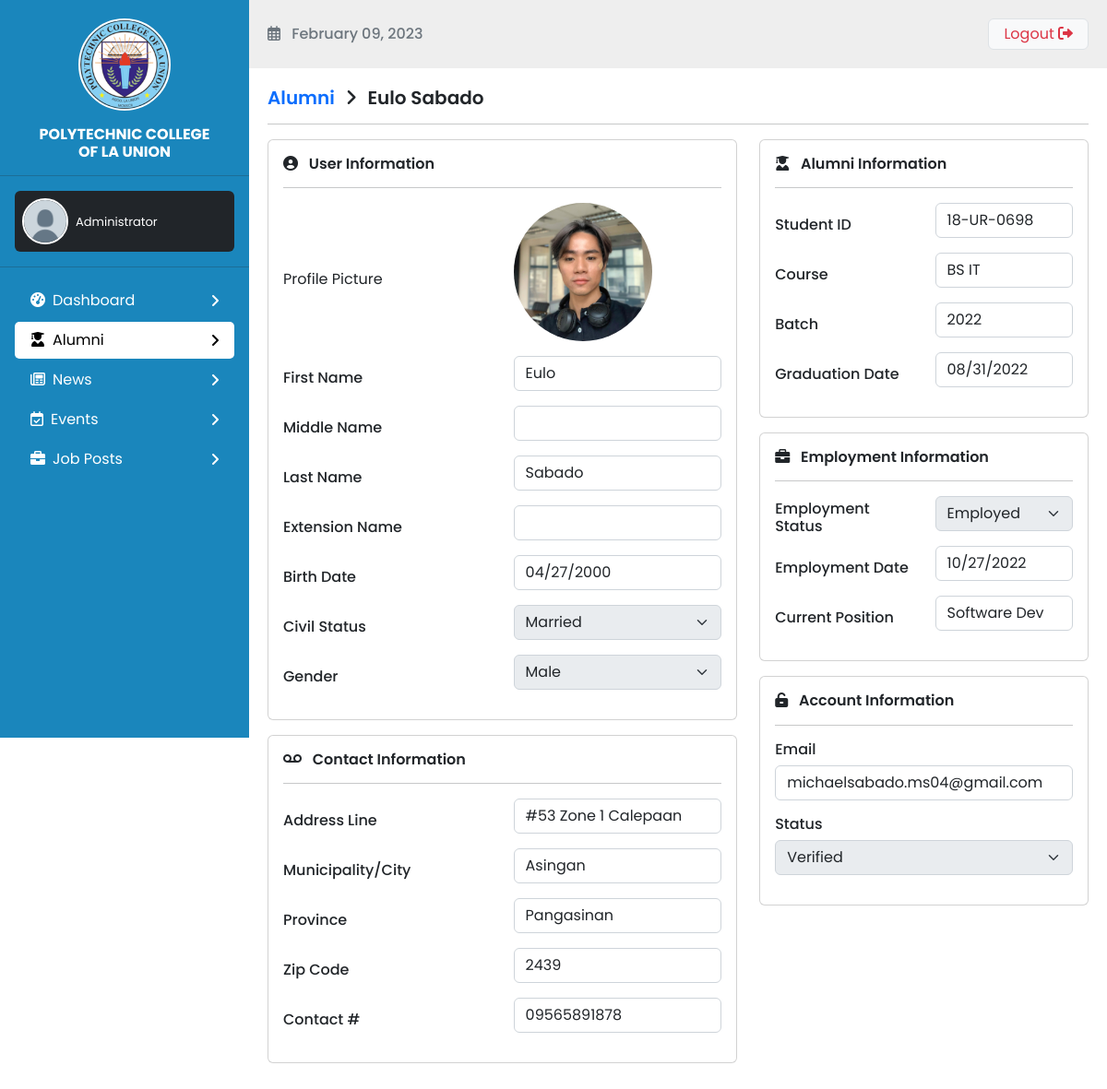
Screenshot of /admin/alumni-view.php?id=1 with the database file from the repository.
### tables this page shows
CREATE TABLE `users` (
  `id` int(11) NOT NULL,
  `first_name` varchar(50) NOT NULL,
  `middle_name` varchar(50) DEFAULT NULL,
  `last_name` varchar(50) NOT NULL,
  `extension_name` varchar(10) DEFAULT NULL,
  `birth_date` date NOT NULL,
  `civil_status` int(11) NOT NULL,
  `gender` int(11) NOT NULL,
  `address_line` varchar(100) NOT NULL,
  `muncity` varchar(50) NOT NULL,
  `province` varchar(50) NOT NULL,
  `zip_code` int(11) NOT NULL,
  `contact` varchar(15) NOT NULL,
  `email` varchar(100) NOT NULL,
  `course` int(11) NOT NULL,
  `batch` int(11) NOT NULL,
  `student_id` varchar(15) NOT NULL,
  `graduation_date` date NOT NULL,
  `employment_status` int(11) NOT NULL,
  `employment_date_first` date DEFAULT NULL,
  `employment_date_current` date DEFAULT NULL,
  `current_position` varchar(50) DEFAULT NULL,
  `password` mediumtext NOT NULL,
  `picture` mediumtext NOT NULL,
  `is_verified` int(11) NOT NULL
);

CREATE TABLE `courses` (
  `id` int(11) NOT NULL,
  `description` varchar(100) NOT NULL,
  `department_id` int(11) NOT NULL
);

### classes/user.php (called while the page is built, shortened)
<?php
require_once '../db/db_config.php';
class User
{
    public static function getUser($id)
    {
        global $conn;
        $sql = "SELECT a.*, b.description as course, c.description as department FROM users a INNER JOIN courses b ON a.course = b.id INNER JOIN departments c ON b.department_id = c.id WHERE a.id = $id";
        $results = $conn->query($sql);
        return $results;
    }
}

### admin/alumni-view.php (the view, shortened to what this page needs)
<?php
require_once '../classes/user.php';
$id = $_GET['id'];
$usersResult = User::getUser($id);
if ($usersResult->num_rows > 0) {
    $user = $usersResult->fetch_assoc();
} else {
    header('Location: alumni');
}
?>
<!DOCTYPE html>
<html lang="en">
<head>
    <?php include_once '../templates/header.php' ?>
    <link rel="stylesheet" href="admin.css?">
</head>
<body>
    <div id="a-wrapper">
        <?php include_once '../templates/admin_sidebar.php' ?>
        <div id="a-main">
            <?php include_once '../templates/admin_nav.php' ?>
            <div id="content">
                <div class="h5 fw-bold"><a href="alumni" class="text-decoration-none">Alumni</a> <i class="fas fa-angle-right mx-2"></i> <?= $user['first_name'] . ' ' . $user['last_name'] ?></div>
                <hr>
                <div class="row">
                    <div class="col-md-7">
                        <div class="card mb-3">
                            <div class="card-body">
                                <div class="h6 fw-bold"><i class="fas fa-user-circle me-2"></i> User Information</div>
                                <hr>
                                <div class="row align-items-center">
                                    <div class="col-md-6">
                                        Profile Picture
                                    </div>
                                    <div class="col-md-6">
                                        <img src="../uploads/profile/<?= $user['picture'] ?>" alt="" id="user-profile" class="mb-3">
                                    </div>
                                    <div class="col-md-6">
                                        <div class="h6">First Name</div>
                                    </div>
                                    <div class="col-md-6">
                                        <input name="first_name" type="text" class="form-control mb-3" value="<?= $user['first_name'] ?>" readonly>
                                    </div>
                                    <div class="col-md-6">
                                        <div class="h6">Middle Name</div>
                                    </div>
                                    <div class="col-md-6">
                                        <input name="middle_name" type="text" class="form-control mb-3" value="<?= $user['middle_name'] ?>" readonly>
                                    </div>
                                    <div class="col-md-6">
                                        <div class="h6">Last Name</div>
                                    </div>
                                    <div class="col-md-6">
                                        <input name="last_name" type="text" class="form-control mb-3" value="<?= $user['last_name'] ?>" readonly>
                                    </div>
                                    <div class="col-md-6">
                                        <div class="h6">Extension Name</div>
                                    </div>
                                    <div class="col-md-6">
                                        <input name="extension_name" type="text" class="form-control mb-3" value="<?= $user['extension_name'] ?>" readonly>
                                    </div>
                                    <div class="col-md-6">
                                        <div class="h6">Birth Date</div>
                                    </div>
                                    <div class="col-md-6">
                                        <input name="birth_date" type="date" class="form-control mb-3" value="<?= $user['birth_date'] ?>" readonly>
                                    </div>
                                    <div class="col-md-6">
                                        <div class="h6">Civil Status</div>
                                    </div>
                                    <div class="col-md-6">
                                        <select name="civil_status" id="civil_status" class="form-select mb-3" value="" readonly disabled>
                                            <option value="2">Married</option>
                                        </select>
                                    </div>
                                    <div class="col-md-6">
                                        <div class="h6">Gender</div>
                                    </div>
                                    <div class="col-md-6">
                                        <select name="gender" id="gender" value="" class="form-select mb-3" readonly disabled>
                                            <option value="1">Male</option>
                                        </select>
                                    </div>
                                </div>
                            </div>
                        </div>
                        <div class="card mb-3">
                            <div class="card-body">
                                <div class="h6 fw-bold"><i class="fas fa-voicemail me-2"></i> Contact Information</div>
                                <hr>
                                <div class="row align-items-center">
                                    <div class="col-md-6">
                                        <div class="h6">Address Line</div>
                                    </div>
                                    <div class="col-md-6">
                                        <input name="address_line" type="text" class="form-control mb-3" value="<?= $user['address_line'] ?>" readonly>
                                    </div>
                                    <div class="col-md-6">
                                        <div class="h6">Municipality/City</div>
                                    </div>
                                    <div class="col-md-6">
                                        <input name="muncity" type="text" class="form-control mb-3" value="<?= $user['muncity'] ?>" readonly>
                                    </div>
                                    <div class="col-md-6">
                                        <div class="h6">Province</div>
                                    </div>
                                    <div class="col-md-6">
                                        <input name="province" type="text" class="form-control mb-3" value="<?= $user['province'] ?>" readonly>
                                    </div>
                                    <div class="col-md-6">
                                        <div class="h6">Zip Code</div>
                                    </div>
                                    <div class="col-md-6">
                                        <input name="zip_code" type="text" class="form-control mb-3" value="<?= $user['zip_code'] ?>" readonly>
                                    </div>
                                    <div class="col-md-6">
                                        <div class="h6">Contact #</div>
                                    </div>
                                    <div class="col-md-6">
                                        <input name="contact" type="text" class="form-control mb-3" value="<?= $user['contact'] ?>" readonly>
                                    </div>
                                </div>
                            </div>
                        </div>
                    </div>
                    <div class="col-md-5">
                        <div class="card mb-3">
                            <div class="card-body">
                                <div class="h6 fw-bold"><i class="fas fa-user-graduate me-2"></i> Alumni Information</div>
                                <hr>
                                <div class="row align-items-center">
                                    <div class="col-md-6">
                                        <div class="h6">Student ID</div>
                                    </div>
                                    <div class="col-md-6">
                                        <input name="student_id" type="text" class="form-control mb-3" value="<?= $user['student_id'] ?>" readonly>
                                    </div>
                                    <div class="col-md-6">
                                        <div class="h6">Course</div>
                                    </div>
                                    <div class="col-md-6">
                                        <input name="course" type="text" class="form-control mb-3" value="<?= $user['course'] ?>" readonly>
                                    </div>
                                    <div class="col-md-6">
                                        <div class="h6">Batch</div>
                                    </div>
                                    <div class="col-md-6">
                                        <input name="batch" type="text" class="form-control mb-3" value="<?= $user['batch'] ?>" readonly>
                                    </div>
                                    <div class="col-md-6">
                                        <div class="h6">Graduation Date</div>
                                    </div>
                                    <div class="col-md-6">
                                        <input name="graduation_date" type="date" class="form-control mb-3" value="<?= $user['graduation_date'] ?>" readonly>
                                    </div>
                                </div>
                            </div>
                        </div>
                        <div class="card mb-3">
                            <div class="card-body">
                                <div class="h6 fw-bold"><i class="fas fa-briefcase me-2"></i> Employment Information</div>
                                <hr>
                                <div class="row align-items-center">
                                    <div class="col-md-6">
                                        <div class="h6">Employment Status</div>
                                    </div>
                                    <div class="col-md-6">
                                        <select name="employment_status" id="employment_status" value="" class="form-select mb-3" readonly disabled>
                                            <option value="1">Employed</option>
                                        </select>
                                    </div>
                                    <div class="col-md-6">
                                        <div class="h6">Employment Date</div>
                                    </div>
                                    <div class="col-md-6">
                                        <input name="employment_date_current" type="date" class="form-control mb-3" value="<?= $user['employment_date_current'] ?>" readonly>
                                    </div>
                                    <div class="col-md-6">
                                        <div class="h6">Current Position</div>
                                    </div>
                                    <div class="col-md-6">
                                        <input name="current_position" type="text" class="form-control mb-3" value="<?= $user['current_position'] ?>" readonly>
                                    </div>
                                </div>
                            </div>
                        </div>
                        <div class="card mb-3">
                            <div class="card-body">
                                <div class="h6 fw-bold"><i class="fas fa-unlock-alt me-2"></i> Account Information</div>
                                <hr>
                                <div class="h6">Email</div>
                                <input name="email" type="text" class="form-control mb-3" value="<?= $user['email'] ?>" readonly>
                                <div class="h6">Status</div>
                                <select name="" id="" class="form-select mb-3" disabled>
                                    <option value="1" <?= ($user['is_verified'] == 1) ? 'selected' : '' ?>>Verified</option>
                                </select>
                            </div>
                        </div>
                    </div>
                </div>
            </div>
        </div>
    </div>
</body>
</html>

### assets/css/style.css (style rules this page uses)
body { font-family: 'Poppins', sans-serif; }
.fw-bold { font-weight: 600 !important; }
#content { min-height: 80vh; }

### admin/admin.css (style rules this page uses)
#a-wrapper { display: flex; }
#a-main { margin-left: 270px; position: relative; width: 100%; height: 100vh; }
#content { position: relative; padding: 20px; z-index: 10; }

### admin/alumni-view.php (style rules this page uses)
#user-profile { height: 150px; width: 150px; border-radius: 100%; object-fit: cover; object-position: center; }

### rows the page displays
users: first_name "Eulo", last_name "Sabado", picture (picture), birth_date "04/27/2000", address_line "#53 Zone 1 Calepaan", muncity "Asingan", province "Pangasinan", zip_code "2439", contact "09565891878", student_id "18-UR-0698", course "BS IT", batch "2022", graduation_date "08/31/2022", employment_date_current "10/27/2022", current_position "Software Dev", email "michaelsabado.ms04@gmail.com", is_verified "Verified"
